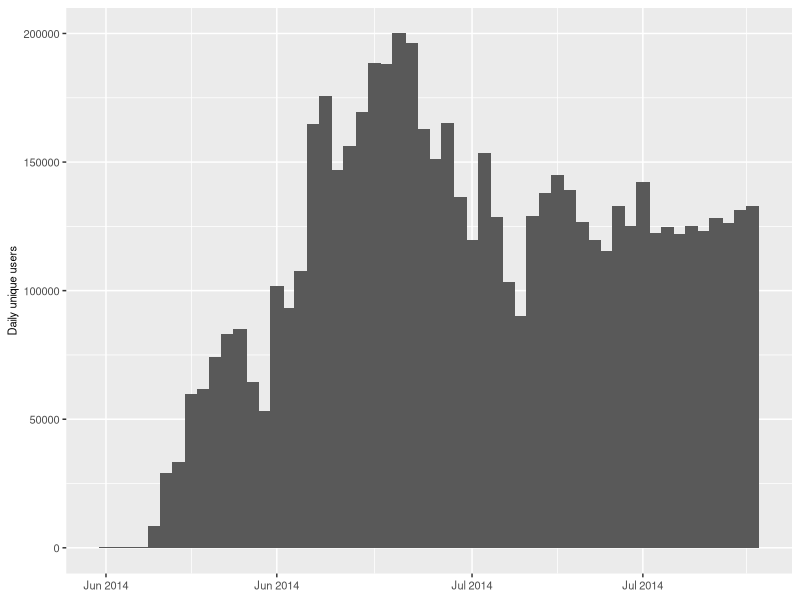

Write R code to recreate this figure.
library(ggplot2)
library(scales)
data <- read.csv("psiphon3-fronted-meek-unique-users-all-regions.csv", skip=2, col.names=c("date", "clients"))
data$date <- as.Date(data$date, format="%b %d, %Y")

daterange <- seq(min(data$date), max(data$date), "1 day")
data <- data.frame(date=daterange, clients=data$clients[match(daterange, data$date)])
p <- ggplot(data, aes(x=date, y=clients))
p <- p + geom_bar(stat="identity", width=1.1) + ylab("Daily unique users") + scale_x_date(labels=date_format("%b %Y")) + theme(axis.text=element_text(size=8), axis.title=element_text(size=8), axis.title.x=element_blank())
ggsave("clients-psiphon3.pdf", width=5, height=2, units="in")
